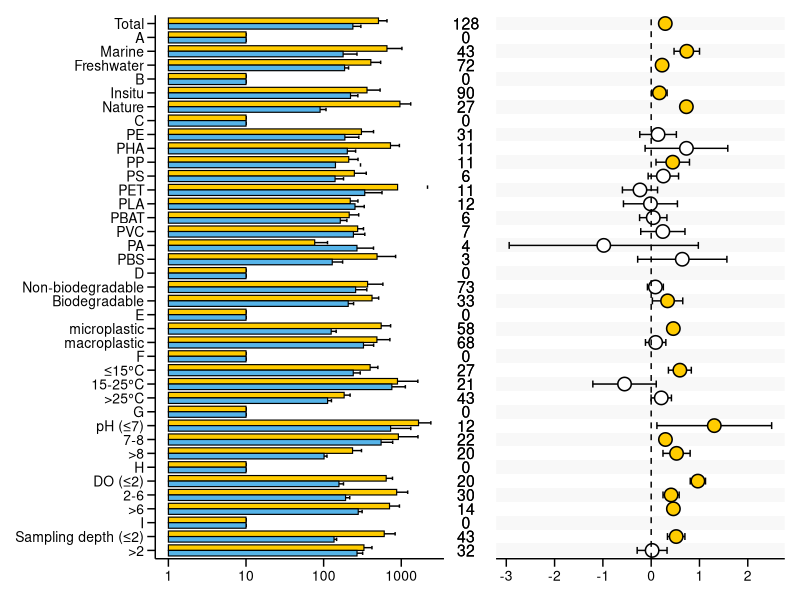
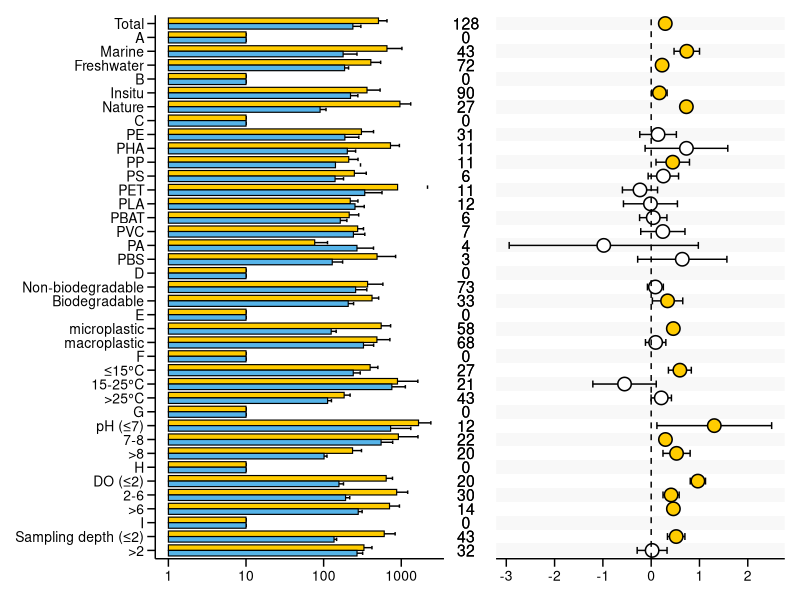

Here is the R script that generated these plots, in order:
pkgs <- c("tidyverse", "patchwork")
for (p in pkgs) {
  if (!requireNamespace(p, quietly = TRUE)) {
    install.packages(p)
  }
  library(p, character.only = TRUE)
}

effect_df_1b <- read.csv("./data/Fig1b_effect.csv") %>%
  arrange(sequence)
stats_df_1b <- read.csv("./data/Fig1b_stats.csv") %>%
  mutate(var = factor(var, levels = rev(effect_df_1b$var)))

# Left panel: mean values with SE
bar_plot_1b <- ggplot(stats_df_1b, aes(var, Mean, fill = Treatment)) +
  annotate(
    "rect",
    xmin = seq(0.5, n_distinct(stats_df_1b$var) - 0.5, by = 2),
    xmax = seq(1.5, n_distinct(stats_df_1b$var) + 0.5, by = 2),
    ymin = -Inf, ymax = Inf,
    fill = "gray95", alpha = 0.5
  ) +
  geom_errorbar(
    aes(ymin = Mean - se, ymax = Mean + se),
    width = 0.5, position = position_dodge(0.8), linewidth = 0.5
  ) +
  geom_col(
    position = position_dodge(0.8),
    width = 0.8, colour = "black", linewidth = 0.4
  ) +
  scale_fill_manual(values = c("Plastisphere" = "#FFCC00", "environment" = "#56B4E9")) +
  coord_flip() +
  labs(x = NULL, y = NULL) +
  theme(
    panel.background = element_rect(fill = "transparent"),
    panel.grid = element_blank(),
    axis.ticks.length = unit(0.4, "lines"),
    axis.ticks = element_line(color = "black"),
    axis.line = element_line(colour = "black"),
    axis.title.x = element_text(colour = "black", size = 12),
    axis.text = element_text(colour = "black", size = 10),
    legend.title = element_blank(),
    legend.text = element_text(size = 12, colour = "black", margin = margin(r = 20)),
    legend.position = c(-1, -0.1),
    legend.direction = "horizontal",
    legend.key.width = unit(0.8, "cm"),
    legend.key.height = unit(0.5, "cm")
  ) +
  scale_y_log10()

# Right panel: effect estimates with CI (exclude baseline group)
effect_df_1b$var <- factor(effect_df_1b$var, levels = levels(stats_df_1b$var))
effect_df_1b$psig <- as.character(signif(effect_df_1b$p.value, 3))
non_baseline_effects_1b <- subset(effect_df_1b, Group != "b")

scatter_plot_1b <- ggplot(effect_df_1b, aes(var, estimate)) +
  annotate(
    "rect",
    xmin = seq(0.5, n_distinct(effect_df_1b$var) - 0.5, by = 2),
    xmax = seq(1.5, n_distinct(effect_df_1b$var) + 0.5, by = 2),
    ymin = -Inf, ymax = Inf,
    fill = "gray95", alpha = 0.5
  ) +
  {
    if (nrow(non_baseline_effects_1b) > 0) {
      list(
        geom_errorbar(
          data = non_baseline_effects_1b,
          aes(ymin = conf.low, ymax = conf.high),
          width = 0.5, size = 0.5, color = "black"
        ),
        geom_point(
          data = non_baseline_effects_1b,
          aes(fill = Group),
          shape = 21, size = 4, color = "black", stroke = 0.8
        )
      )
    }
  } +
  geom_hline(yintercept = 0, linetype = "dashed", color = "black") +
  scale_fill_manual(values = c("plastisphere" = "#FFCC00", "ckenvironment" = "#56B4E9", "none" = "white")) +
  coord_flip() +
  labs(x = NULL, y = NULL) +
  theme(
    panel.background = element_rect(fill = "transparent"),
    panel.grid = element_blank(),
    axis.ticks.length = unit(0.4, "lines"),
    axis.ticks = element_line(color = "black"),
    axis.line = element_line(colour = "black"),
    axis.title.x = element_text(colour = "black", size = 12),
    axis.text = element_text(colour = "black", size = 10),
    axis.text.y = element_blank(),
    legend.position = "none",
    axis.line.y = element_blank(),
    axis.ticks.y = element_blank(),
    plot.title = element_text(size = 15, colour = "black", hjust = 0.5)
  ) +
  scale_x_discrete(limits = levels(effect_df_1b$var))

# Middle panel: sample size labels
mid_counts_1b <- ggplot(stats_df_1b, aes(var, x = 1, label = n)) +
  geom_text(color = "black", size = 4) +
  theme_void()

# Combine panels and export
fig1b_plot <- bar_plot_1b + mid_counts_1b + scatter_plot_1b + plot_layout(widths = c(2, 0.2, 2))
fig1b_plot
ggsave(fig1b_plot, filename = "./figures/Fig1b.pdf",
       family = "ArialMT", height = 8, width = 8)
